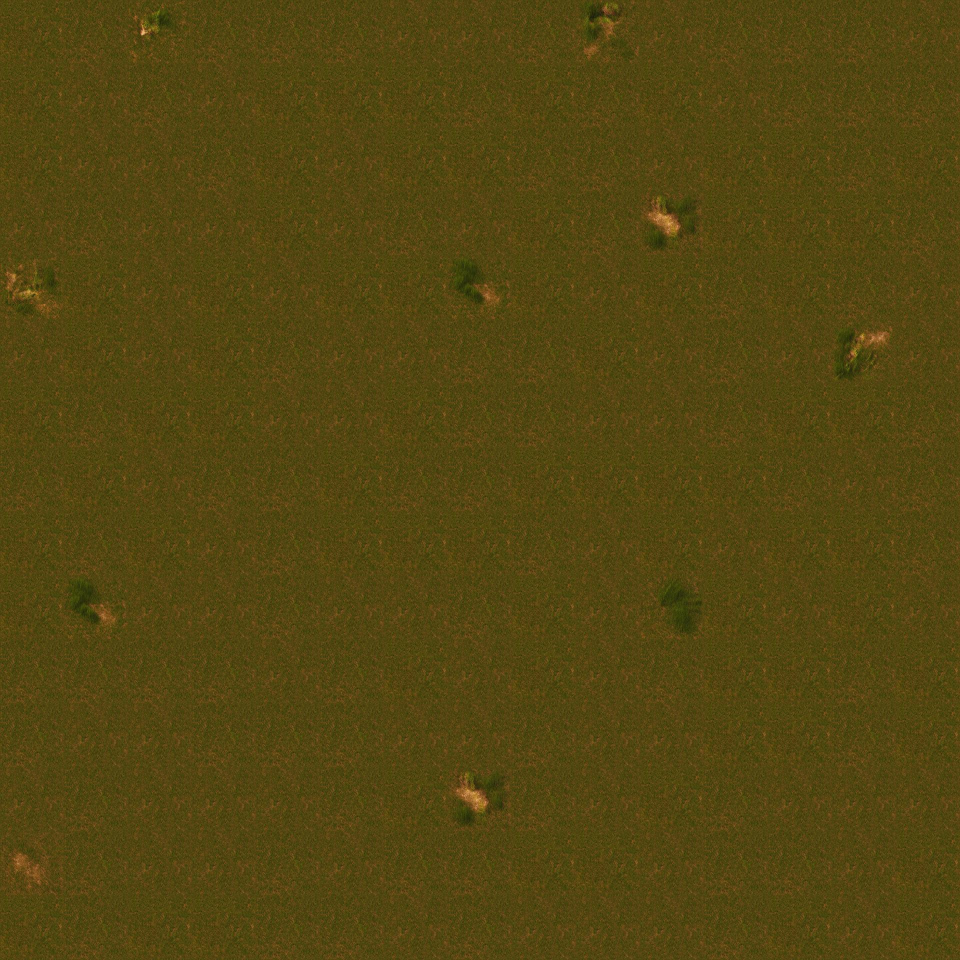
#> input picture factorio-proximity-chat/images/grass-tiled.jpg, 1920 x 1920 px (shown at 1/2 size)
$ python tile_grass.py grass-tiled.jpg out.png
#> lines starting #> are read from the running program, lines starting #| are printed output that depends on the picture
"""get tilesheet and make a randomly tiled image of grass tiles
to use: use CLI.
I like this image

py .\tile_grass.py .\grass-tilesheet.png .\grass-tiled.jpg --random-weights 100 100 100 1 1 1 1 1 1 1 1 1 1 1 1 1 --output-tiles-width 15 --output-tiles-height 15 --seed 72
"""
import argparse
import random
from PIL import Image


def pick_random_tile(tiles, random_weights):
    """pick a random tile"""
    if random_weights is None:
        return random.choice(tiles)
    else:
        return random.choices(tiles, weights=random_weights, k=1)[0]


def main(
    input_fname,
    output_fname,
    tile_width,
    tile_height,
    seed,
    output_tiles_width,
    output_tiles_height,
    random_weights,
):
    """main"""
#> called with input_fname = 'grass-tiled.jpg', output_fname = 'out.png', tile_width = 128, tile_height = 128, seed = 456454, output_tiles_width = 5, output_tiles_height = 5
    tileset = Image.open(input_fname)
#> tileset is the input picture: PIL image 1920x1920 RGB; mean R, G, B 83.8, 70.7, 17.2
    tileset_width_px, tileset_height_px = tileset.size
#> tileset_width_px = 1920; tileset_height_px = 1920
    tileset_width_n = tileset_width_px // tile_width
#> tileset_width_n = 15
    tileset_height_n = tileset_height_px // tile_height
#> tileset_height_n = 15

    tiles = []
    for y in range(tileset_height_n):
        for x in range(tileset_width_n):
            tile = tileset.crop(
                (
                    x * tile_width,
                    y * tile_height,
                    (x + 1) * tile_width,
                    (y + 1) * tile_height,
                )
            )
            tiles.append(tile)
#> after the loop, tiles = 225 items

    random.seed(seed)
    output_width_px = output_tiles_width * tile_width
    output_height_px = output_tiles_height * tile_height
    output = Image.new("RGB", (output_width_px, output_height_px))
#> output: PIL image 640x640 RGB; every value is 0
    for y in range(output_tiles_height):
        for x in range(output_tiles_width):
            tile = pick_random_tile(tiles, random_weights)
            output.paste(
                tile,
                (
                    x * tile_width,
                    y * tile_height,
                    (x + 1) * tile_width,
                    (y + 1) * tile_height,
                ),
            )
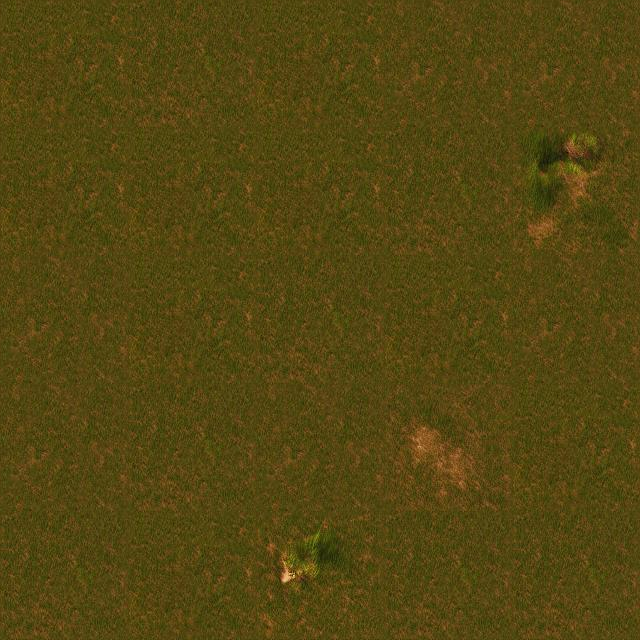
#> output: PIL image 640x640 RGB; mean R, G, B 84.1, 70.8, 17.3
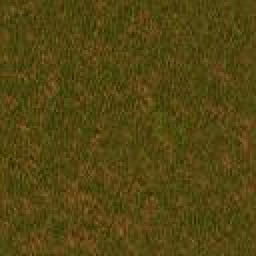
#> tile: PIL image 128x128 RGB (shown 2 times larger); mean R, G, B 83.7, 70.7, 17.5

    # save jpg
    output.save(
        output_fname,
        format="JPEG",
        optimize=True,
    )
    print("saved to", output_fname)


if __name__ == "__main__":
    parser = argparse.ArgumentParser()
    parser.add_argument("input_fname")
    parser.add_argument("output_fname")

    parser.add_argument("--tile-width", type=int, default=128)
    parser.add_argument("--tile-height", type=int, default=128)

    parser.add_argument("--seed", type=int, default=456454)

    parser.add_argument("--output-tiles-width", type=int, default=5)
    parser.add_argument("--output-tiles-height", type=int, default=5)

    parser.add_argument("--random-weights", type=int, nargs="+", default=None)

    args = parser.parse_args()
    main(
        args.input_fname,
        args.output_fname,
        args.tile_width,
        args.tile_height,
        args.seed,
        args.output_tiles_width,
        args.output_tiles_height,
        args.random_weights,
    )
